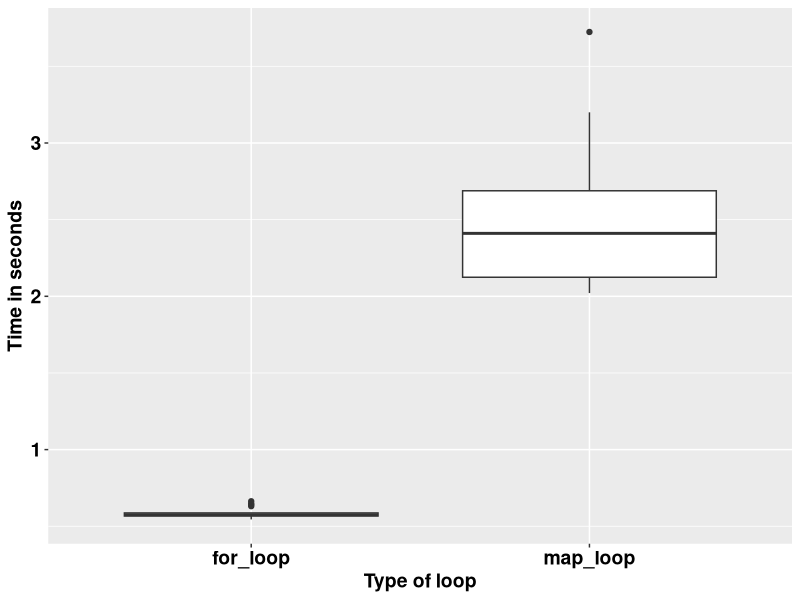

Source code (R):
## ---- chunk 1
knitr::opts_chunk$set(echo = TRUE)
## ---- chunk 2
square <- function(a) a**2
square(3)
## ---- chunk 3
square <- function(b){ # Create the function name, called square
  b**2
}
square(3)
## ---- chunk 4
square <- function(c){ 
  product <- c**2
  return(product)
}
square(3)
## ---- chunk 5
square <- function(d){
  product <- d**2
  print(product)
}
square(5)
## ---- chunk 6
square <- function(e){
  product <- e**2
  (product)
}
square(9)
## ---- chunk 7
square <- function(f){
  product <- f**2
  show(product)
}
square(9)
## ---- chunk 8
square_root <- function(b){
  product <- b^0.5 # Square root of a number is the number raipower half
  return(product/2)
}
square_root(9)
## ---- chunk 9
square_root
## ---- chunk 10
square(-10:10)
## ---- chunk 11
square_root(c(-26, 1:15, 158))
## ---- chunk 12
m <- list(12, 18, 345)
square_root(m[[2]])
## ---- chunk 13
rescale <- function(x){
  m <- mean(x)
  s <- sd(x)
  (x - m) / s
}
rescale(c(-52, 58, 46, 99))
## ---- chunk 14
rescale <- function(x, only_translate){
  m <- mean(x)
  translated <- x - m
  if (only_translate) return(translated)
  s <- sd(x)
  translated / s
}

rescale(x = 1:6, only_translate = TRUE)
## ---- chunk 15
rescale <- function(x, only_translate){
  m <- mean(x)
  translated <- x - m
  if (only_translate) return(translated)
  s <- sd(x)
  translated / s
}

rescale(x = 1:4, only_translate = FALSE)
## ---- chunk 16
rescale(only_translate = TRUE, x = 1:4)
## ---- chunk 17
rescale(x = 1:4, TRUE)
rescale(TRUE, x = 1:4)
rescale(1:4, only_translate = T)
rescale(only_translate = T, 1:4)
## ---- chunk 18
rescale(1:4, o = T)
rescale(o = T, 1:4)
## ---- chunk 19
rescale <- function(x, only_translate = FALSE){
  m <- mean(x)
  translated <- x - m
  if(only_translate) return(translated)
  s <- sd(x)
  translated / s
}
## ---- chunk 20
rescale(1:4) # This runs with only_translate being taken as FALSE by default.
## ---- chunk 21
rescale <- function(x, ...){
  m <- mean(x, ...)
  s <- sd(x, ...)
  (x - m) / s
}

rescale(1:4) # 
## ---- chunk 22
x <- c(NA, 1:3)
rescale(x)
## ---- chunk 23
x <- c(NA, 1:3)
rescale(x, na.rm = TRUE)
## ---- chunk 24
some_function <- function(x) x
other_function <- function(x, ...) x
# some_function(1:4, foo = "bar") # This does not run because there was no allowance.
other_function(1:4, foo = "bar")

## ---- chunk 25
f <- function(...) list(...)
g <- function(x, y, ...) f(...)
g(x = 1, y = 2, z = 3, w = 4)
## ---- chunk 26
compare_rasters <- function(x) {
  if (sum(x > 0.5, na.rm = TRUE) > 7) {
    return(1)
  } else {
    return(0)
  }
  
}
## ---- chunk 27
library(tidyverse)
volumes <- rnorm(1000000)

for_loop <- vector()

for (k in 1:20) {
  for_loop[k] <- system.time(for (i in 1:length(volumes)) {
    2.3 * volumes[i] ^ 9
  })
}

map_loop <- vector()
for (j in 1:20) {
  map_loop[j] <- system.time(map_vec(volumes, \(x) 2.3 * x ^ 9))
}
## ---- chunk 28
data.frame(for_loop = for_loop, map_loop = map_loop) %>% 
  gather(key = "key", value = "value") %>% 
  ggplot(aes(key, value)) +
  geom_boxplot() +
  labs(x = "Type of loop",
       y = "Time in seconds") +
  theme(text = element_text(size = 14, face = "bold", colour = "black")) +
  theme(axis.text = element_text(size = 14, face = "bold", colour = "black"))
## ---- chunk 29
library(stringr)
library(lubridate)

vec <- c("Today is 7th Sept 2023")

# The task is to get the date information and make it a date object.

pattern <- "\\d{1,2}th \\[A-Za-z]+ \\d{4}"

date_object <- str_extract(vec, pattern)

date_object <- str_replace(date_object, "th", "")

date_object <- str_replace(date_object, "Sept", "9")

date_object <- dmy(date_object)

print(date_object)
